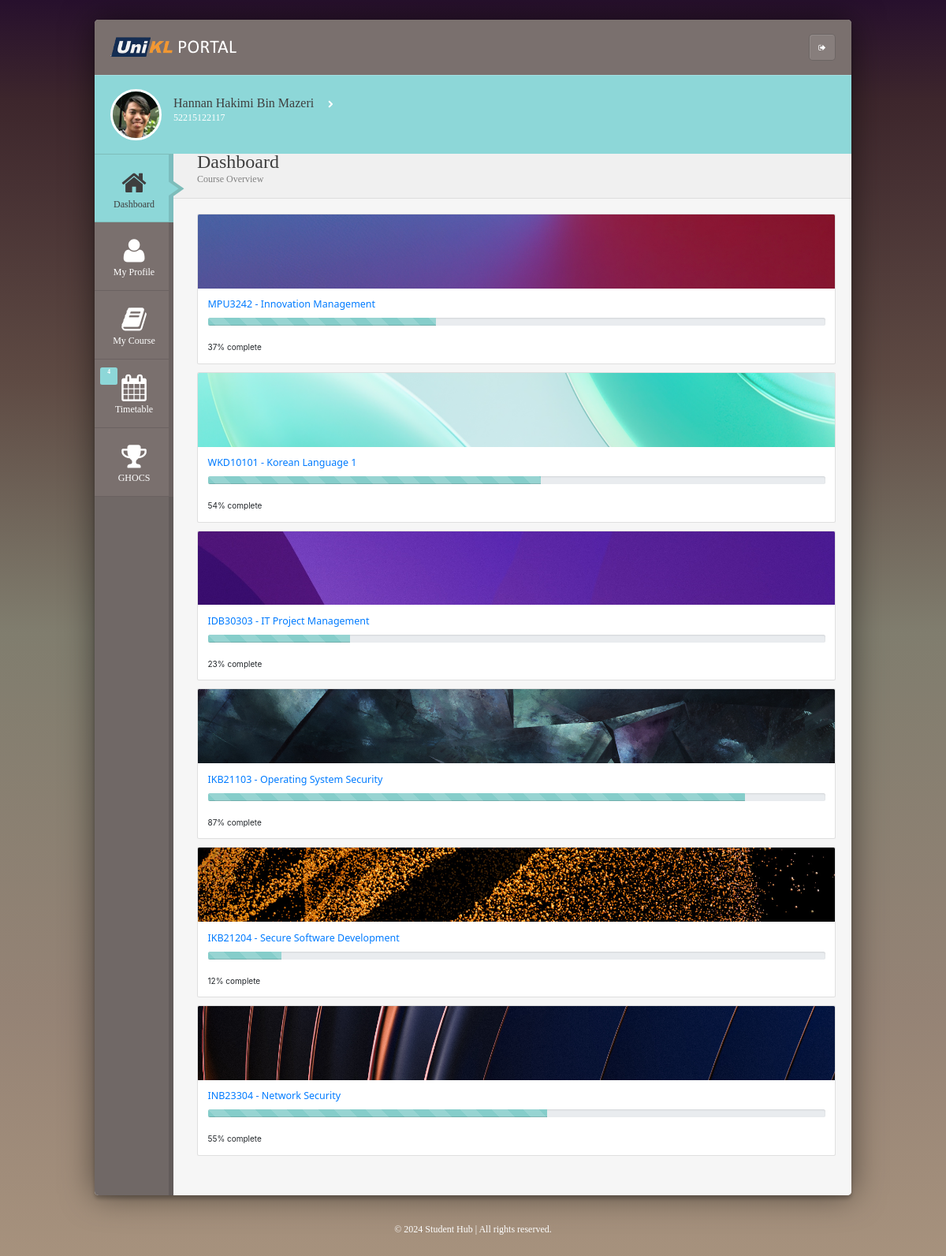
The app's page /dashboard.php (signed in) with its own data.
### tables this page shows
CREATE TABLE `student`  (
  `studentid` varchar(12) NOT NULL,
  `email` varchar(255) NOT NULL,
  `fullname` varchar(255) NOT NULL,
  `phone` varchar(15) NOT NULL,
  `level_of_study` varchar(255) NOT NULL,
  `programme` varchar(100) NOT NULL,
  `institute` varchar(100) NOT NULL,
  `semester` varchar(10) NOT NULL,
  `password` char(40) NOT NULL,
  PRIMARY KEY (`studentid`) USING BTREE,
  UNIQUE INDEX `email`(`email` ASC) USING BTREE
);

CREATE TABLE `student_course`  (
  `id` int NOT NULL AUTO_INCREMENT,
  `studentid` varchar(12) NOT NULL,
  `course_id` int NOT NULL,
  `group` varchar(255) NOT NULL,
  `lab_group` varchar(255) NOT NULL,
  `progress` varchar(3) NOT NULL,
  PRIMARY KEY (`id`) USING BTREE,
  UNIQUE INDEX `unique_student_course`(`studentid` ASC, `course_id` ASC) USING BTREE,
  INDEX `course_id`(`course_id` ASC) USING BTREE,
  CONSTRAINT `student_course_ibfk_1` FOREIGN KEY (`studentid`) REFERENCES `student` (`studentid`) ON DELETE CASCADE ON UPDATE RESTRICT,
  CONSTRAINT `student_course_ibfk_2` FOREIGN KEY (`course_id`) REFERENCES `course` (`id`) ON DELETE CASCADE ON UPDATE RESTRICT
);

CREATE TABLE `course`  (
  `id` int NOT NULL AUTO_INCREMENT,
  `course_code` varchar(20) NOT NULL,
  `course_name` varchar(255) NOT NULL,
  `credit_hour` int NOT NULL,
  `announcement_head` varchar(255) NULL DEFAULT NULL,
  `announcement_body` varchar(1000) NULL DEFAULT NULL,
  PRIMARY KEY (`id`) USING BTREE
);

### dashboard.php (the view, shortened to what this page needs)
<?php
require_once '../db_connection.php';
$studentid = $_SESSION['studentid'];
$sql_student = "SELECT fullname, studentid FROM student WHERE studentid = '$studentid'";
$result_student = $conn->query($sql_student);
if ($result_student->num_rows > 0) {
    $student = $result_student->fetch_assoc();
    $fullname = $student['fullname'] ?? 'Student Name';
    $studentid_display = $student['studentid'] ?? '@studentid';
} else {
    $fullname = "Student Name";
    $studentid_display = "@studentid";
}
$courses = array();
try {
    $sql_courses = "SELECT c.course_code, c.course_name, sc.progress, c.id as course_id
                    FROM course c
                    JOIN student_course sc ON c.id = sc.course_id
                    WHERE sc.studentid = '$studentid'";
    $result_courses = $conn->query($sql_courses);
    if ($result_courses && $result_courses->num_rows > 0) {
        while ($row = $result_courses->fetch_assoc()) {
            $courses[] = $row;
        }
    } else {
        $_SESSION['error_messages'] = "You have not registered for any courses yet.";
    }
} catch (Exception $e) {
    $_SESSION['error_messages'] = "Failed to fetch courses: " . $e->getMessage();
}
?>
<!DOCTYPE html>
<html lang="en">
<head>
    <link href="css/bootstrap/bootstrap.css" rel="stylesheet"/>
    <link rel="stylesheet" href="css/font-awesome-4.0.3/css/font-awesome.min.css">
    <link rel="stylesheet" href="css/jquery-ui.css"/>
    <link href="css/style.css" rel="stylesheet" type="text/css"/>
    <link rel="stylesheet" href="https://stackpath.bootstrapcdn.com/bootstrap/4.5.2/css/bootstrap.min.css">
</head>
<div id="profile">
    <div class="wrapper20">
        <div class="userInfo">
            <div class="userImg">
                <img src="images/user/<?php echo htmlspecialchars($studentid ?? 'default'); ?>.jpg" rel="user">
            </div>
            <div class="userTxt">
                <span class="fullname"><?php echo htmlspecialchars($fullname ?? 'Student Name'); ?></span>
                <i class="fa fa-chevron-right"></i><br>
                <span class="username"><?php echo htmlspecialchars($studentid_display ?? '@studentid'); ?></span>
            </div>
        </div>
    </div>
</div>
</div>
<div id="sidebar">
    <ul class="mainNav">
        <li class="active">
            <a href="#">
                <i class="fa fa-home"></i><br>Dashboard</a>
        </li>
        <li>
            <a href="profile.php">
                <i class="fa fa-user"></i><br>My Profile</a>
        </li>
        <li>
            <a href="mycourse.php">
                <i class="fa fa-book"></i><br>My Course</a>
        </li>
        <li>
            <a href="meeting.php">
                <i class="fa fa-calendar"></i><br>Timetable</a>
                <span class="badge badge-mNav">4</span>
        </li>
        <li>
            <a href="ghocs.php">
                <i class="fa fa-trophy"></i><br>GHOCS</a>
        </li>
    </ul>
</div>
<div id="main" class="clearfix">
    <div class="secInfo">
        <h1 class="secTitle">Dashboard</h1>
        <span class="secExtra">Course Overview</span>
    </div>
    <div class="fluid">
        <div class="widget leftcontent grid12">
            <div class="widget-content pad20f">
                <?php foreach ($courses as $course): ?>
    <div class="card mb-3">
        <a href="viewsubject.php?course_id=<?php echo htmlspecialchars($course['course_id']); ?>">
            <img class="card-img-top" src="images/subject/<?php echo htmlspecialchars($course['course_code']); ?>.png" alt="Card image cap">
        </a>
        <div class="card-body">
            <a href="viewsubject.php?course_id=<?php echo htmlspecialchars($course['course_id']); ?>">
                <h5 class="card-title"><?php echo htmlspecialchars($course['course_code']) . ' - ' . htmlspecialchars($course['course_name']); ?></h5>
            </a>
            <p>
                <div class="progress progress-striped active">
                    <div class="progress-bar bar-aqua" style="width: <?php echo htmlspecialchars($course['progress']); ?>%;"></div>
                </div>
            </p>
            <p class="card-text"><?php echo htmlspecialchars($course['progress']); ?>% complete</p>
        </div>
    </div>
<?php endforeach; ?>
            </div>
        </div>
    </div>
</div>
</div>
</body>
</html>

### records on screen
student: fullname "Hannan Hakimi Bin Mazeri", studentid "52215122117"
student_course: course.course_code (picture), course.course_code "MPU3242", course.course_name "Innovation Management", progress "37"
student_course: course.course_code (picture), course.course_code "WKD10101", course.course_name "Korean Language 1", progress "54"
student_course: course.course_code (picture), course.course_code "IDB30303", course.course_name "IT Project Management", progress "23"
student_course: course.course_code (picture), course.course_code "IKB21103", course.course_name "Operating System Security", progress "87"
student_course: course.course_code (picture), course.course_code "IKB21204", course.course_name "Secure Software Development", progress "12"
student_course: course.course_code (picture), course.course_code "INB23304", course.course_name "Network Security", progress "55"
